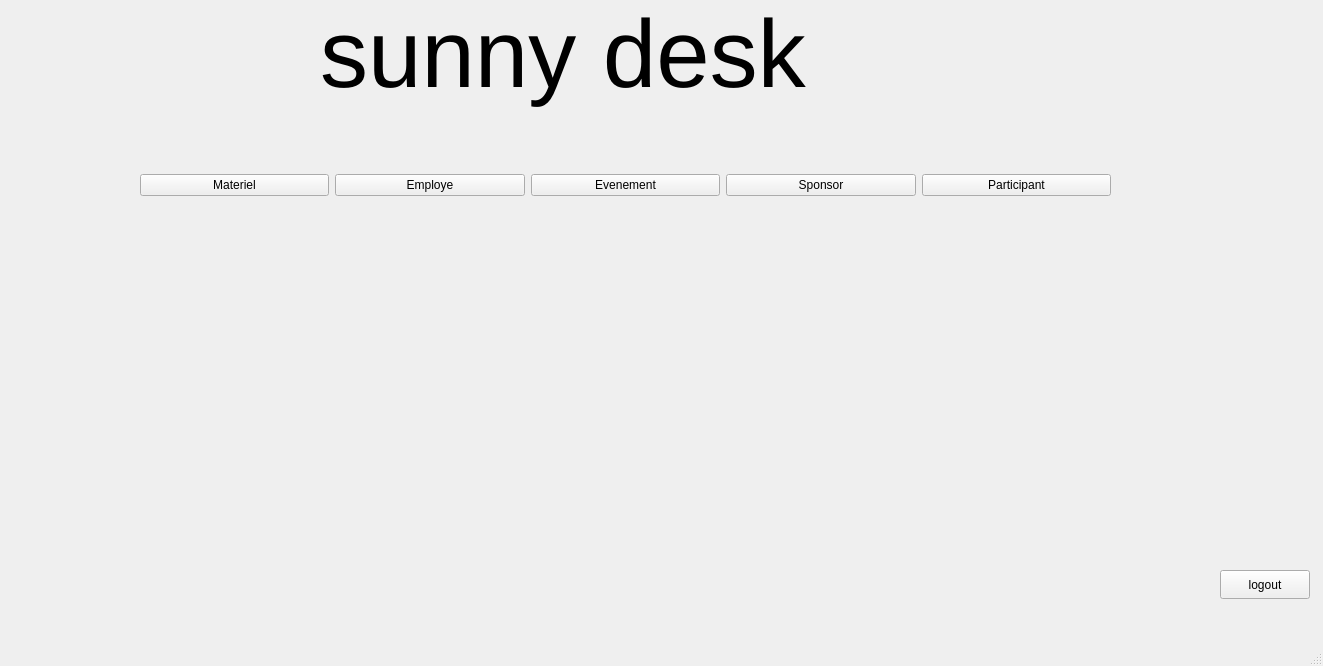
<?xml version="1.0" encoding="UTF-8"?>
<ui version="4.0">
 <class>MainWindow</class>
 <widget class="QMainWindow" name="MainWindow">
  <property name="geometry">
   <rect>
    <x>0</x>
    <y>0</y>
    <width>1323</width>
    <height>666</height>
   </rect>
  </property>
  <property name="windowTitle">
   <string>MainWindow</string>
  </property>
  <property name="styleSheet">
   <string notr="true">backgroundcolor:black</string>
  </property>
  <property name="documentMode">
   <bool>false</bool>
  </property>
  <widget class="QWidget" name="centralwidget">
   <widget class="QPushButton" name="logoutButton">
    <property name="geometry">
     <rect>
      <x>1220</x>
      <y>570</y>
      <width>90</width>
      <height>29</height>
     </rect>
    </property>
    <property name="text">
     <string>logout</string>
    </property>
   </widget>
   <widget class="QLabel" name="label">
    <property name="geometry">
     <rect>
      <x>320</x>
      <y>-150</y>
      <width>991</width>
      <height>411</height>
     </rect>
    </property>
    <property name="text">
     <string>&lt;html&gt;&lt;head/&gt;&lt;body&gt;&lt;p&gt;&lt;span style=&quot; font-size:72pt;&quot;&gt;                                                                                  sunny desk &lt;/span&gt;&lt;/p&gt;&lt;/body&gt;&lt;/html&gt;</string>
    </property>
   </widget>
   <widget class="QWidget" name="layoutWidget">
    <property name="geometry">
     <rect>
      <x>140</x>
      <y>140</y>
      <width>971</width>
      <height>91</height>
     </rect>
    </property>
    <layout class="QHBoxLayout" name="horizontalLayout">
     <item>
      <widget class="QPushButton" name="matrielButton">
       <property name="text">
        <string>Materiel</string>
       </property>
      </widget>
     </item>
     <item>
      <widget class="QPushButton" name="employeButton">
       <property name="text">
        <string>Employe</string>
       </property>
      </widget>
     </item>
     <item>
      <widget class="QPushButton" name="eventButton">
       <property name="text">
        <string>Evenement</string>
       </property>
      </widget>
     </item>
     <item>
      <widget class="QPushButton" name="sponsorButton">
       <property name="text">
        <string>Sponsor</string>
       </property>
      </widget>
     </item>
     <item>
      <widget class="QPushButton" name="participantButton">
       <property name="text">
        <string>Participant</string>
       </property>
      </widget>
     </item>
    </layout>
   </widget>
  </widget>
  <widget class="QMenuBar" name="menubar">
   <property name="geometry">
    <rect>
     <x>0</x>
     <y>0</y>
     <width>1323</width>
     <height>25</height>
    </rect>
   </property>
  </widget>
  <widget class="QStatusBar" name="statusbar"/>
 </widget>
 <resources/>
 <connections/>
</ui>
